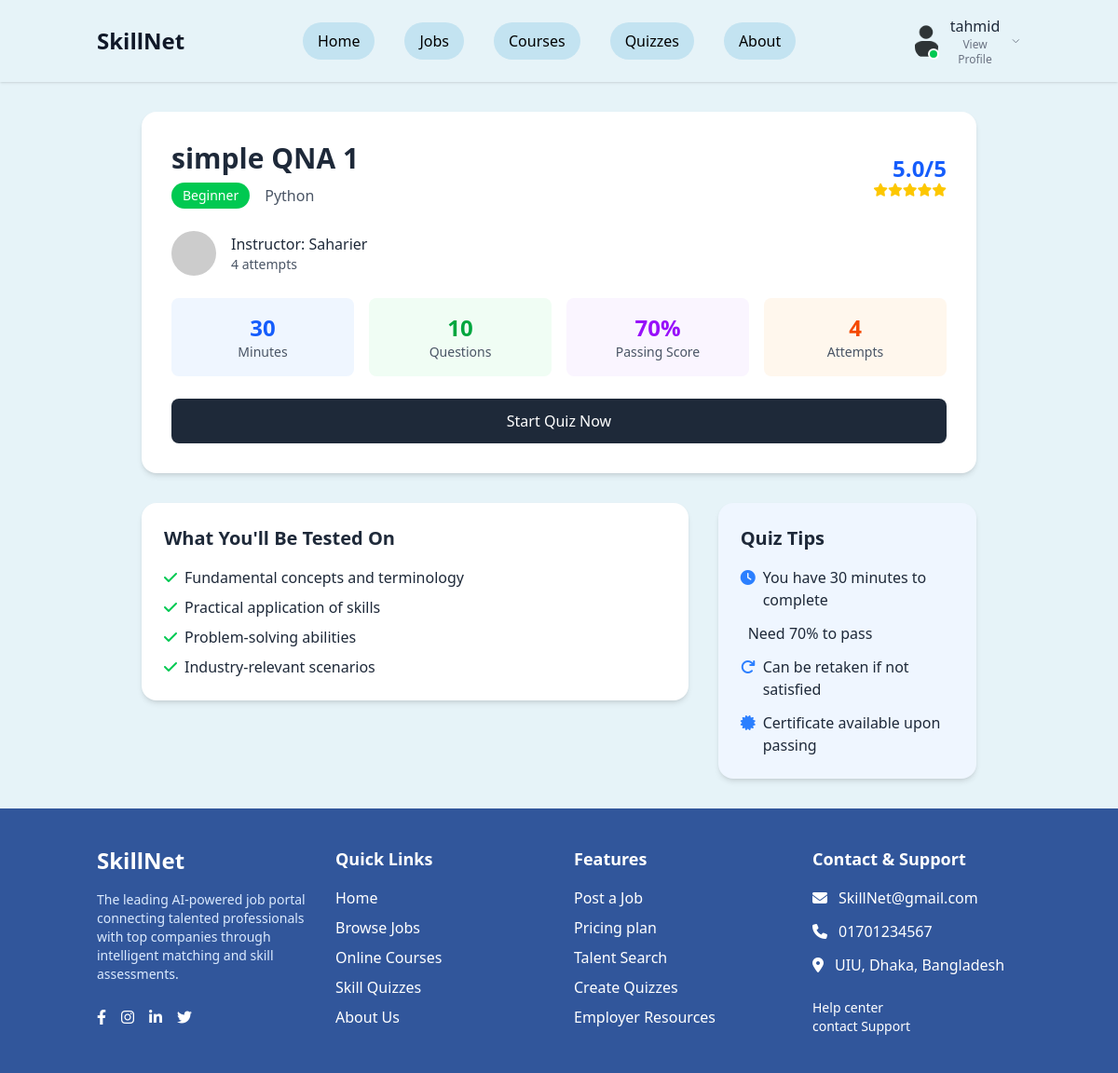
The page /quizzes/7/ (signed in) on the database its author committed.
### app/models.py (models this page shows, shortened)
class Quiz(models.Model):
    DIFFICULTY_LEVELS = [
        ('beginner', 'Beginner'),
        ('intermediate', 'Intermediate'),
        ('advanced', 'Advanced'),
    ]
    title = models.CharField(max_length=200)
    category = models.ForeignKey(QuizCategory, on_delete=models.CASCADE)
    instructor = models.CharField(max_length=100, default='Saharier')
    instructor_photo = models.ImageField(upload_to='instructor_photos/', blank=True, null=True)
    description = models.TextField(blank=True)
    difficulty = models.CharField(max_length=20, choices=DIFFICULTY_LEVELS, default='beginner')
    duration_minutes = models.IntegerField(default=30)
    total_questions = models.IntegerField(default=10)
    passing_score = models.IntegerField(default=70)
    rating = models.DecimalField(max_digits=3, decimal_places=1, default=5.0)
    rating_count = models.IntegerField(default=0)
    attempts_count = models.IntegerField(default=0)
    is_active = models.BooleanField(default=True)
    created_date = models.DateTimeField(auto_now_add=True)
    def get_difficulty_badge_class(self):
        if self.difficulty == 'beginner':
            return 'bg-green-500 text-white'
        elif self.difficulty == 'intermediate':
            return 'bg-yellow-500 text-white'
        else:
            return 'bg-red-500 text-white'
    def get_star_rating(self):
        filled_stars = int(self.rating)
        empty_stars = 5 - filled_stars
        return filled_stars, empty_stars

class QuizCategory(models.Model):
    name = models.CharField(max_length=100)
    description = models.TextField(blank=True)

### app/views.py (the view)
# urls.py: path('quizzes/<int:quiz_id>/', views.quiz_detail, name='quiz_detail'),
def quiz_detail(request, quiz_id):
    quiz = get_object_or_404(Quiz, id=quiz_id, is_active=True)
    questions = quiz.questions.all().prefetch_related('choices')
    previous_attempt = None
    if request.user.is_authenticated:
        previous_attempt = QuizAttempt.objects.filter(
            user=request.user,
            quiz=quiz
        ).first()
    context = {
        'quiz': quiz,
        'questions': questions,
        'previous_attempt': previous_attempt,
    }
    return render(request, 'quizzes/quiz_detail.html', context)

### static/templates/quizzes/quiz_detail.html (shortened to what this page needs)
{% extends 'base.html' %}
{% load static %}
{% block content %}
<section class="py-8 px-4">
    <div class="container mx-auto max-w-4xl">
        <div class="bg-white rounded-2xl shadow-md p-8 mb-8">
            <div class="flex flex-col md:flex-row justify-between items-start md:items-center mb-6">
                <div>
                    <h1 class="text-3xl font-bold mb-2">{{ quiz.title }}</h1>
                    <div class="flex items-center space-x-4">
                        <span class="px-3 py-1 {{ quiz.get_difficulty_badge_class }} text-sm rounded-full">
                            {{ quiz.get_difficulty_display }}
                        </span>
                        <span class="text-gray-600">{{ quiz.category.name }}</span>
                    </div>
                </div>
                <div class="mt-4 md:mt-0 text-right">
                    <div class="text-2xl font-bold text-blue-600">{{ quiz.rating }}/5</div>
                    <div class="flex items-center justify-end">
                        {% with filled_stars=quiz.get_star_rating.0 empty_stars=quiz.get_star_rating.1 %}
                            {% for i in "12345" %}
                                {% if forloop.counter <= filled_stars %}
                                    <i class="fas fa-star text-yellow-400 text-sm"></i>
                                {% else %}
                                    <i class="fas fa-star text-gray-300 text-sm"></i>
                                {% endif %}
                            {% endfor %}
                        {% endwith %}
                    </div>
                </div>
            </div>
            <div class="flex items-center mb-6">
                <img src="{% if quiz.instructor_photo %}{{ quiz.instructor_photo.url }}{% else %}https://via.placeholder.com/50x50?text={{ quiz.instructor|slice:':1' }}{% endif %}"
                     alt="{{ quiz.instructor }}"
                     class="rounded-full w-12 h-12 object-cover mr-4" />
                <div>
                    <p class="font-medium">Instructor: {{ quiz.instructor }}</p>
                    <p class="text-sm text-gray-600">{{ quiz.attempts_count }} attempts</p>
                </div>
            </div>
            <div class="grid grid-cols-2 md:grid-cols-4 gap-4 mb-6">
                <div class="text-center p-4 bg-blue-50 rounded-lg">
                    <div class="text-2xl font-bold text-blue-600">{{ quiz.duration_minutes }}</div>
                    <div class="text-sm text-gray-600">Minutes</div>
                </div>
                <div class="text-center p-4 bg-green-50 rounded-lg">
                    <div class="text-2xl font-bold text-green-600">{{ quiz.total_questions }}</div>
                    <div class="text-sm text-gray-600">Questions</div>
                </div>
                <div class="text-center p-4 bg-purple-50 rounded-lg">
                    <div class="text-2xl font-bold text-purple-600">{{ quiz.passing_score }}%</div>
                    <div class="text-sm text-gray-600">Passing Score</div>
                </div>
                <div class="text-center p-4 bg-orange-50 rounded-lg">
                    <div class="text-2xl font-bold text-orange-600">{{ quiz.attempts_count }}</div>
                    <div class="text-sm text-gray-600">Attempts</div>
                </div>
            </div>
            {% if user.is_authenticated %}
                {% if previous_attempt %}
                    <div class="bg-yellow-50 border border-yellow-200 rounded-lg p-4 mb-4">
                        <div class="flex items-center">
                            <i class="fas fa-exclamation-circle text-yellow-500 mr-2"></i>
                            <span>You've already attempted this quiz. Your score: <strong>{{ previous_attempt.score }}%</strong></span>
                        </div>
                    </div>
                    <div class="flex space-x-4">
                        <a href="{% url 'app:quiz_result' previous_attempt.id %}"
                           class="flex-1 bg-blue-600 text-white py-3 rounded-lg hover:bg-blue-700 transition text-center font-medium">
                            View Previous Result
                        </a>
                        <a href="{% url 'app:start_quiz' quiz.id %}"
                           class="flex-1 bg-gray-800 text-white py-3 rounded-lg hover:bg-gray-700 transition text-center font-medium">
                            Retake Quiz
                        </a>
                    </div>
                {% else %}
                    <a href="{% url 'app:start_quiz' quiz.id %}"
                       class="w-full bg-gray-800 text-white py-3 rounded-lg hover:bg-gray-700 transition text-center font-medium block">
                        Start Quiz Now
                    </a>
                {% endif %}
            {% else %}
                <a href="{% url 'app:login' %}?next={% url 'app:quiz_detail' quiz.id %}"
                   class="w-full bg-gray-800 text-white py-3 rounded-lg hover:bg-gray-700 transition text-center font-medium block">
                    Login to Start Quiz
                </a>
            {% endif %}
        </div>
        <div class="grid grid-cols-1 md:grid-cols-3 gap-8">
            <div class="md:col-span-2">
                <div class="bg-white rounded-2xl shadow-md p-6">
                    <h2 class="text-xl font-bold mb-4">What You'll Be Tested On</h2>
                    <ul class="space-y-2">
                        <li class="flex items-center">
                            <i class="fas fa-check text-green-500 mr-2"></i>
                            <span>Fundamental concepts and terminology</span>
                        </li>
                        <li class="flex items-center">
                            <i class="fas fa-check text-green-500 mr-2"></i>
                            <span>Practical application of skills</span>
                        </li>
                        <li class="flex items-center">
                            <i class="fas fa-check text-green-500 mr-2"></i>
                            <span>Problem-solving abilities</span>
                        </li>
                        <li class="flex items-center">
                            <i class="fas fa-check text-green-500 mr-2"></i>
                            <span>Industry-relevant scenarios</span>
                        </li>
                    </ul>
                </div>
            </div>
            <div class="bg-blue-50 rounded-2xl shadow-md p-6">
                <h2 class="text-xl font-bold mb-4">Quiz Tips</h2>
                <ul class="space-y-3">
                    <li class="flex items-start">
                        <i class="fas fa-clock text-blue-500 mt-1 mr-2"></i>
                        <span>You have {{ quiz.duration_minutes }} minutes to complete</span>
                    </li>
                    <li class="flex items-start">
                        <span>Need {{ quiz.passing_score }}% to pass</span>
                    </li>
                    <li class="flex items-start">
                        <i class="fas fa-redo text-blue-500 mt-1 mr-2"></i>
                        <span>Can be retaken if not satisfied</span>
                    </li>
                    <li class="flex items-start">
                        <i class="fas fa-certificate text-blue-500 mt-1 mr-2"></i>
                        <span>Certificate available upon passing</span>
                    </li>
                </ul>
            </div>
        </div>
    </div>
</section>
{% endblock %}

### static/templates/nav/nav.html (shortened to what this page needs)
<header class="bg-[#E6F3F8] shadow-sm sticky top-0 z-50">
  <div class="container mx-auto px-4 py-4 flex items-center justify-between">
    <a href="/" class="text-2xl font-bold text-gray-900">SkillNet</a>
<div class="w-full flex justify-center">
  <nav class="hidden md:flex space-x-8">
    <a href="/" class="px-4 py-2 rounded-full bg-[#C3E3F1] text-black hover:bg-blue-100 transition">Home</a>
    <a href="/jobs" class="px-4 py-2 rounded-full bg-[#C3E3F1] text-black hover:bg-blue-100 transition">Jobs</a>
    <a href="/courses" class="px-4 py-2 rounded-full bg-[#C3E3F1] text-black hover:bg-blue-100 transition">Courses</a>
    <a href="/quizzes" class="px-4 py-2 rounded-full bg-[#C3E3F1] text-black hover:bg-blue-100 transition">Quizzes</a>
    <a href="/about" class="px-4 py-2 rounded-full bg-[#C3E3F1] text-black hover:bg-blue-100 transition">About</a>
  </nav>
</div>
    <div class="flex items-center space-x-4">
      {% if user.is_authenticated %}
        <div x-data="{ open: false }" class="relative">
          <button @click="open = !open" class="flex items-center space-x-3 focus:outline-none group">
            <div class="relative">
              <img src="{{ user.profile.image.url|default:'/static/images/default-avatar.png' }}"
                   alt="Profile"
                   class="w-10 h-10 rounded-full object-cover border-1 border-transparent group-hover:border-black transition-colors">
              <div class="absolute bottom-0 right-0 w-3 h-3 bg-green-500 rounded-full border-2 border-white"></div>
            </div>
            <div class="hidden md:flex flex-col items-start">
              <span class="font-medium text-gray-800">{{ user.username }}</span>
              <span class="text-xs text-gray-500">View Profile</span>
            </div>
            <svg xmlns="http://www.w3.org/2000/svg"
                 class="h-4 w-4 text-gray-500 transition-transform duration-200"
                 :class="{'rotate-180': open}"
                 fill="none"
                 viewBox="0 0 24 24"
                 stroke="currentColor">
              <path stroke-linecap="round" stroke-linejoin="round" stroke-width="2" d="M19 9l-7 7-7-7" />
            </svg>
          </button>
        </div>
      {% endif %}
    </div>
  </div>
</header>

### rows shown on the page
Quiz: title "simple QNA 1", difficulty "Beginner", category.name "Python", rating "5.0", instructor "Saharier", attempts_count "4", duration_minutes "30", total_questions "10", passing_score "70"

### other values the page prints
{{ user.username }} "tahmid"
